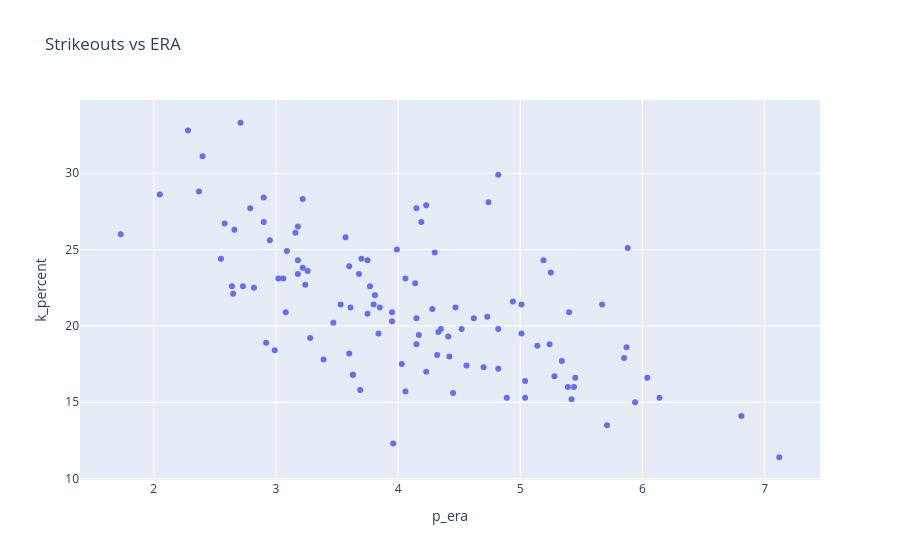

Notebook code cell kept with this figure:
### Code cell
fig = px.scatter(
    pitching_df,
    x="p_era",
    y="k_percent",
    hover_name="last_name, first_name",
    title="Strikeouts vs ERA",
)

fig.show()

### Figure 1 — Plotly figure (JSON) as saved in the notebook; plotly's stock layout.template omitted (floating-point values rounded to 4 significant figures)
{"data": [{"hovertemplate": "<b>%{hovertext}</b><br><br>p_era=%{x}<br>k_percent=%{y}<extra></extra>", "hovertext": ["Lugo, Seth", "Brown, Ben", "Wheeler, Zack", "Pfaadt, Brandon", "Walker, Taijuan", "Gore, MacKenzie", "Márquez, Germán", "Bibee, Tanner", "Burke, Sean", "Rodriguez, Eduardo", "Ray, Robbie", "Abbott, Andrew", "Priester, Quinn", "Wacha, Michael", "Bello, Brayan", "Anderson, Tyler", "Williams, Gavin", "Keller, Mitch", "Boyd, Matthew", "Woo, Bryan", "Kremer, Dean", "Rodón, Carlos", "Gallen, Zac", "Berríos, José", "Cannon, Jonathan", "Cameron, Noah", "Quintana, Jose", "Nelson, Ryne", "Springs, Jeffrey", "Sears, JP", "Vásquez, Randy", "Fried, Max", "Verlander, Justin", "Yamamoto, Yoshinobu", "Skenes, Paul", "Schwellenbach, Spencer", "Patrick, Chad", "Roupp, Landen", "Quantrill, Cal", "Singer, Brady", "Pivetta, Nick", "Skubal, Tarik", "Allen, Logan", "Soriano, José", "Crochet, Garrett", "Brown, Hunter", "Sánchez, Cristopher", "Parker, Mitchell", "Baz, Shane", "Pepiot, Ryan", "Falter, Bailey", "Severino, Luis", "Holmes, Clay", "Gausman, Kevin", "Martin, Davis", "Gray, Sonny", "Bassitt, Chris", "Luzardo, Jesús", "Rasmussen, Drew", "Gusto, Ryan", "Smith, Shane", "Eovaldi, Nathan", "Pallante, Andre", "Flaherty, Jack", "Cabrera, Edward", "Heaney, Andrew", "Kochanowicz, Jack", "Rea, Colin", "May, Dustin", "Taillon, Jameson", "Holmes, Grant", "Liberatore, Matthew", "Ryan, Joe", "Alcantara, Sandy", "deGrom, Jacob", "Giolito, Lucas", "Mize, Casey", "Valdez, Framber", "Lodolo, Nick", "Hendricks, Kyle", "Senzatela, Antonio", "Freeland, Kyle", "Sugano, Tomoyuki", "Lorenzen, Michael", "Leiter, Jack", "Webb, Logan", "Martinez, Nick", "Suárez, Ranger", "Irvin, Jake", "Fedde, Erick", "Bradley, Taj", "Mikolas, Miles", "Littell, Zack", "Kikuchi, Yusei", "Bubic, Kris", "Warren, Will", "Ober, Bailey", "Elder, Bryce", "Corbin, Patrick", "Cecconi, Slade", "Peralta, Freddy", "Kelly, Merrill", "Buehler, Walker", "Lord, Brad", "Peterson, David", "Imanaga, Shota", "Cease, Dylan", "Morton, Charlie", "Paddack, Chris", "Senga, Kodai", "Castillo, Luis"], "legendgroup": "", "marker": {"color": "#636efa", "symbol": "circle"}, "mode": "markers", "name": "", "orientation": "v", "showlegend": false, "type": "scatter", "x": [4.15, 5.88, 2.71, 5.24, 3.63, 4.15, 6.14, 4.73, 4.28, 5.4, 3.18, 2.65, 3.28, 3.39, 2.99, 4.56, 3.26, 4.35, 2.82, 2.95, 4.52, 3.18, 4.94, 3.95, 5.34, 2.92, 3.69, 3.53, 4.17, 5.01, 3.96, 3.06, 4.47, 2.9, 2.05, 3.09, 3.6, 3.8, 6.04, 4.06, 2.9, 2.28, 4.42, 3.85, 2.4, 2.37, 2.66, 5.94, 5.19, 3.7, 4.45, 4.82, 3.6, 3.75, 4.03, 4.19, 4.14, 4.23, 2.64, 5.67, 3.81, 1.73, 5.44, 4.74, 3.57, 5.39, 6.81, 4.23, 5.01, 4.15, 3.99, 4.32, 3.22, 5.87, 2.79, 3.47, 3.95, 3.18, 3.22, 4.89, 7.12, 5.28, 4.06, 4.62, 3.77, 3.16, 4.7, 3.02, 5.42, 5.71, 4.82, 5.04, 3.63, 3.68, 2.55, 4.3, 5.14, 5.85, 4.33, 4.41, 2.58, 3.24, 5.45, 3.84, 3.61, 3.08, 4.82, 5.25, 5.04, 2.73, 3.75], "xaxis": "x", "y": [20.5, 25.1, 33.3, 18.8, 16.8, 27.7, 15.3, 20.6, 21.1, 20.9, 24.3, 22.1, 19.2, 17.8, 18.4, 17.4, 23.6, 19.8, 22.5, 25.6, 19.8, 26.5, 21.6, 20.3, 17.7, 18.9, 15.8, 21.4, 19.4, 19.5, 12.3, 23.1, 21.2, 28.4, 28.6, 24.9, 23.9, 21.4, 16.6, 23.1, 26.8, 32.8, 18, 21.2, 31.1, 28.8, 26.3, 15, 24.3, 24.4, 15.6, 17.2, 18.2, 24.3, 17.5, 26.8, 22.8, 27.9, 22.6, 21.4, 22, 26, 16, 28.1, 25.8, 16, 14.1, 17, 21.4, 18.8, 25, 18.1, 28.3, 18.6, 27.7, 20.2, 20.9, 23.4, 23.8, 15.3, 11.4, 16.7, 15.7, 20.5, 22.6, 26.1, 17.3, 23.1, 15.2, 13.5, 19.8, 15.3, 16.8, 23.4, 24.4, 24.8, 18.7, 17.9, 19.6, 19.3, 26.7, 22.7, 16.6, 19.5, 21.2, 20.9, 29.9, 23.5, 16.4, 22.6, 20.8], "yaxis": "y"}], "layout": {"autosize": true, "legend": {"tracegroupgap": 0}, "title": {"text": "Strikeouts vs ERA"}, "xaxis": {"anchor": "y", "autorange": true, "domain": [0, 1], "range": [1.404, 7.446], "title": {"text": "p_era"}, "type": "linear"}, "yaxis": {"anchor": "x", "autorange": true, "domain": [0, 1], "range": [9.593, 35.11], "title": {"text": "k_percent"}, "type": "linear"}}}
